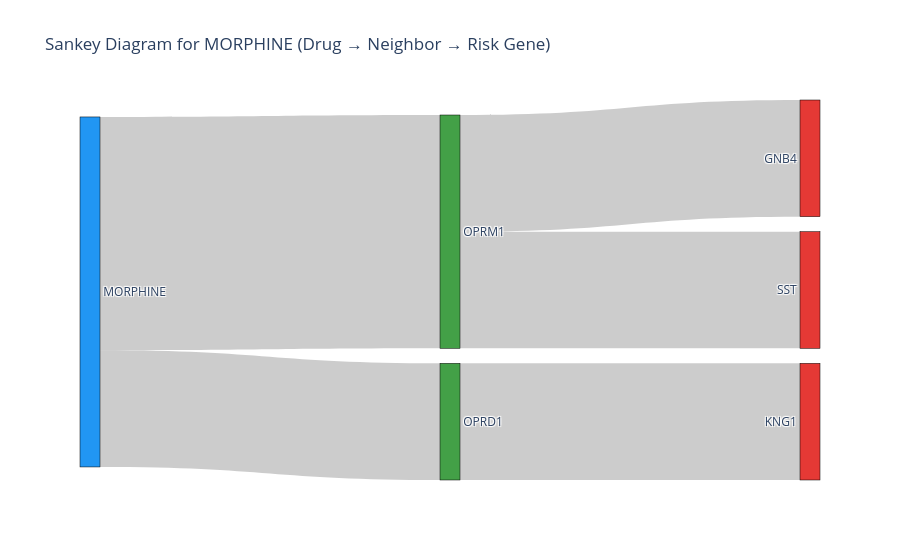

Notebook code for this chart:
### Code cell
plot_sankey_drug_to_neighbor_to_riskgene(hpv_pos_df_indirect_explicit, 'MORPHINE')

### Figure 1 — Plotly figure (JSON) as saved in the notebook; plotly's stock layout.template omitted (floating-point values rounded to 4 significant figures)
{"data": [{"link": {"source": [0, 0, 1, 2, 2], "target": [1, 2, 4, 3, 5], "value": [1, 2, 1, 1, 1]}, "node": {"color": ["#2196f3", "#43a047", "#43a047", "#e53935", "#e53935", "#e53935"], "label": ["MORPHINE", "OPRD1", "OPRM1", "GNB4", "KNG1", "SST"], "line": {"color": "black", "width": 0.5}, "pad": 15, "thickness": 20}, "type": "sankey"}], "layout": {"font": {"size": 12}, "title": {"text": "Sankey Diagram for MORPHINE (Drug → Neighbor → Risk Gene)"}}}
